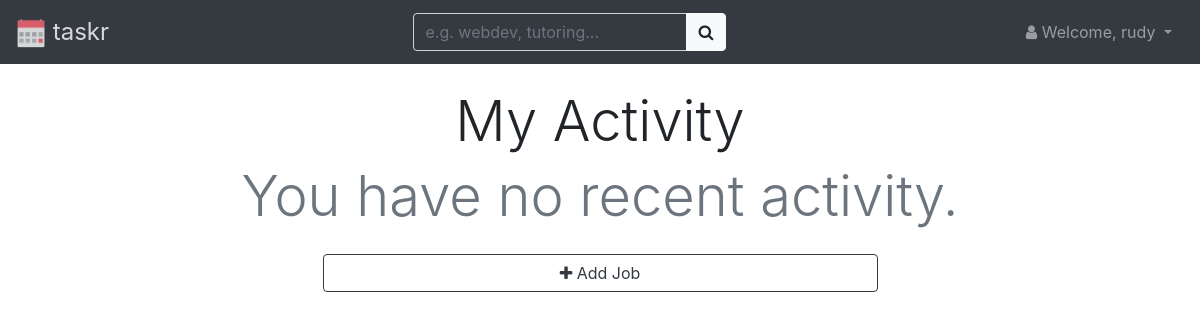
Page /activity-log/ (signed in) on the earlier database version.
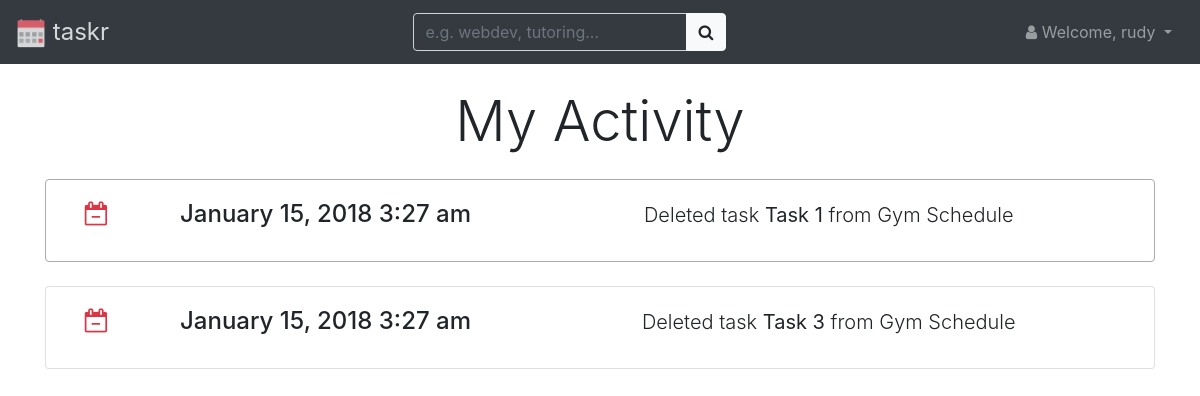
Same page on the later database version.
### activity_log/models.py (models this page shows, shortened)
class Activity(models.Model):
    user = models.ForeignKey(User, on_delete=models.CASCADE)
    description = models.CharField(max_length=255)
    icon = models.CharField(max_length=255, default='<i class="fa fa-calendar-plus-o" aria-hidden="true"></i>')
    created = models.DateTimeField(default=timezone.now)

### activity_log/views.py (the view)
def index(request):
    context = {
        'activities': User.objects.get(username=request.user.username).activity_set.order_by('-created')
    }
    return render(request, 'activity_log/activity_log.html', context)

### templates/activity_log/activity_log.html (shortened to what this page needs)
<!doctype html>
<html lang="en">
  <head>
    {% load static %}
    {% include 'global/head.html' %}
  </head>
  <body>
    <nav class="navbar navbar-expand-lg navbar-dark bg-dark">
      {% if request.user.is_authenticated %}
        <a class="navbar-brand" href="{% url 'dashboard:index' %}">
          <img src="{% static 'global/img/taskr logo.png' %}" alt=""> taskr
        </a>
      {% else %}
        <a class="navbar-brand" href="{% url 'home:index' %}">
          <img src="{% static 'global/img/taskr logo.png' %}" alt=""> taskr
        </a>
      {% endif %}
      <div class="collapse navbar-collapse" id="navbarSupportedContent">
        {% if request.user.is_authenticated %}
          <ul class="navbar-nav ml-auto mr-auto">
            <form class="form-inline mx-1 my-1">
              <div class="input-group">
                <input type="text" onfocus="searchFocus(this);" onblur="searchBlur(this);" class="form-control bg-dark" placeholder="e.g. webdev, tutoring..." aria-label="Username" aria-describedby="basic-addon1">
                <div class="input-group-append">
                  <button type="button" class="btn btn-light"><i class="fa fa-search" aria-hidden="true"></i></button>
                </div>
              </div>
            </form>
          </ul>
        {% endif %}
        <ul class="navbar-nav text-center">
          {% if request.user.is_authenticated %}
            <li class="nav-item dropdown mx-1 my-1">
              <a class="nav-link dropdown-toggle" href="#" id="navbarDropdown" role="button" data-toggle="dropdown" aria-haspopup="true" aria-expanded="false">
                <i class="fa fa-user" aria-hidden="true"></i> Welcome, {% if request.user.first_name %}{{ request.user.first_name }} {{ request.user.last_name }}{% else %}{{ request.user.username }}{% endif %}
              </a>
            </li>
          {% endif %}
        </ul>
      </div>
    </nav>
    <div class="container my-4">
      <h1 class="display-4 text-center">My Activity</h1>
      {% if activities|length > 0 %}
        {% for activity in activities %}
        <div class="card my-4 {% if forloop.counter0|divisibleby:'2' %}border-focus{% endif %}">
          <div class="card-body">
            <div class="row text-center">
              <div class="col-sm-1">
                <h4 class="card-title">{{ activity.icon|safe }}</h4>
              </div>
              <div class="col-sm-4">
                <h4 class="card-title">{{ activity.created|date:"F d, Y"}} {{ activity.created|time:"g:i A"|lower }}</h4>
              </div>
              <div class="col-sm-7">
                <p class="card-text lead">{{ activity.description|safe }}</p>
              </div>
            </div>
          </div>
        </div>
        {% endfor %}
      {% else %}
      <h1 class="display-4 text-center text-muted">You have no recent activity.</h1>
      <p class="w-50 ml-auto mr-auto my-4">
        <button class="btn btn-outline-dark btn-block mb-2" data-toggle="modal" data-target="#job-modal" onclick="setJobModalParams();"><i class="fa fa-plus" aria-hidden="true"></i> Add Job</button>
      </p>
      {% endif %}
    </div>
  </body>
</html>

Differences in the rows shown:
added Activity: created "January 15, 2018", created "3:27 am", description "Deleted task Task 1 from Gym Schedule"
added Activity: created "January 15, 2018", created "3:27 am", description "Deleted task Task 3 from Gym Schedule"
Other differences:
text no longer shown: "You have no recent activity. Add Job"
